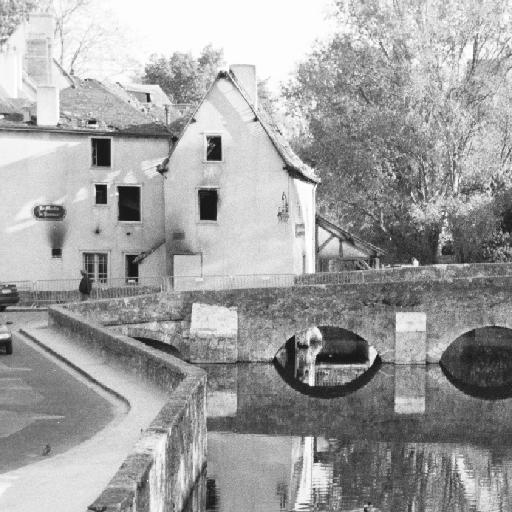
#> input picture bridge.jpg, 512 x 512 px, given in place of bridge.gif, which was not available
$ jupyter execute q1.ipynb
#> lines starting #> are read from the running program, lines starting #| are printed output that depends on the picture; pictures that were not available may be replaced by others from this repository, and a replacement may not be noted
[cell 1]
import cv2 as cv
import matplotlib.pyplot as plt
import numpy as np
from PIL import Image

[cell 2]
im = Image.open('bridge.gif').convert('RGB')
#> im is the input picture: PIL image 512x512 RGB; min 0, max 255, mean 161.2
im.save('bridge.jpg')

[cell 3]
image1=cv.imread('bridge.jpg',cv.IMREAD_GRAYSCALE)
#> image1: shape (512, 512); min 0, max 255, mean 161.2
plt.imshow(image1,cmap='gray')

[cell 4]
kernel3 = np.ones((3, 3), np.float32) / 9
kernel5 = np.ones((5, 5), np.float32) / 25
kernel7 = np.ones((7, 7), np.float32) / 49

image3 = cv.filter2D(src=image1, ddepth=-1, kernel=kernel3)
image5 = cv.filter2D(src=image1, ddepth=-1, kernel=kernel5)
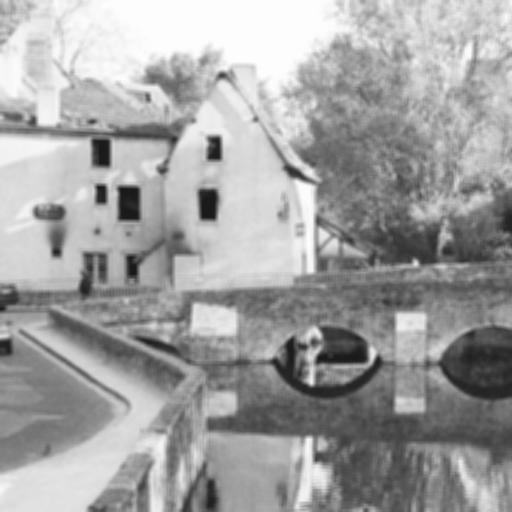
#> image5: shape (512, 512); min 24, max 254, mean 161.2
image7 = cv.filter2D(src=image1, ddepth=-1, kernel=kernel7)

plt.subplot(1, 3, 1),plt.imshow(image3, cmap='gray'),plt.title('3*3')
plt.subplot(1, 3, 2),plt.imshow(image5, cmap='gray'),plt.title('5*5')
plt.subplot(1, 3, 3),plt.imshow(image7, cmap='gray'),plt.title('7*7')
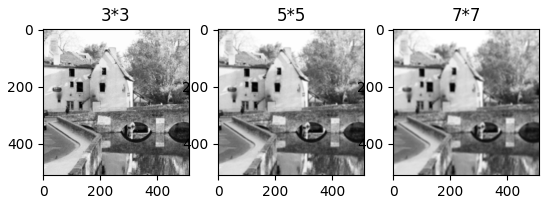
#> figure drawn by matplotlib, 3 panels

[cell 5]
laplacian_kernel = np.array([[0, -1, 0],[-1, 5, -1],[0, -1, 0]])

sharpened_image = cv.filter2D(image3, -1, laplacian_kernel)
blurred_image_rescaled = cv.resize(image3, None, fx=2, fy=2, interpolation=cv.INTER_CUBIC)
sharpened_image_rescaled = cv.resize(sharpened_image, None, fx=2, fy=2, interpolation=cv.INTER_CUBIC)

[cell 6]
plt.figure(figsize=(8, 4))

plt.subplot(1, 2, 1)
plt.imshow(blurred_image_rescaled, cmap='gray')
plt.title('Blurred 3*3 Image')


plt.subplot(1, 2, 2)
plt.imshow(sharpened_image_rescaled, cmap='gray')
plt.title('Sharpened Image')
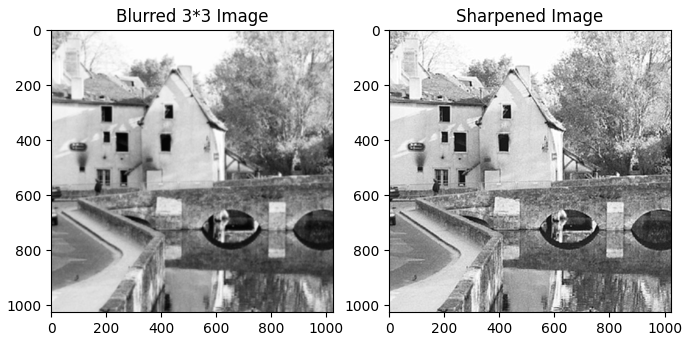
#> figure drawn by matplotlib, 2 panels

[cell 7]
second_sharpened_image = cv.filter2D(sharpened_image, -1, laplacian_kernel)
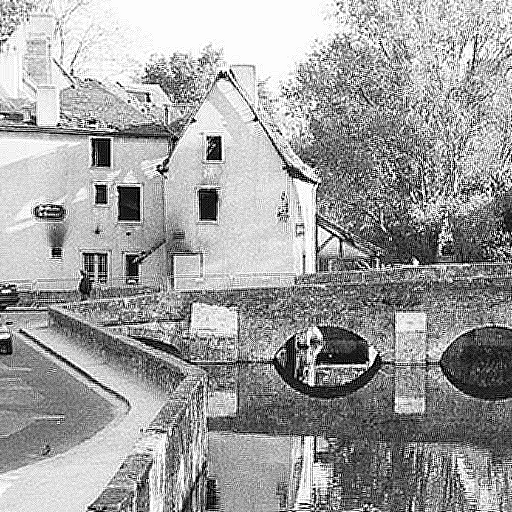
#> second_sharpened_image: shape (512, 512); min 0, max 255, mean 159.8
second_sharpened_image_rescaled = cv.resize(second_sharpened_image, None, fx=2, fy=2, interpolation=cv.INTER_CUBIC)
plt.figure(figsize=(12, 4))
plt.subplot(1, 3, 1)
plt.imshow(blurred_image_rescaled, cmap='gray')
plt.title('Blurred Image')


plt.subplot(1, 3, 2)
plt.imshow(sharpened_image_rescaled, cmap='gray')
plt.title('1st Sharpening')


plt.subplot(1, 3, 3)
plt.imshow(second_sharpened_image_rescaled, cmap='gray')
plt.title('2nd Sharpening')

$ run again, with cat.jpg copied over bridge.jpg
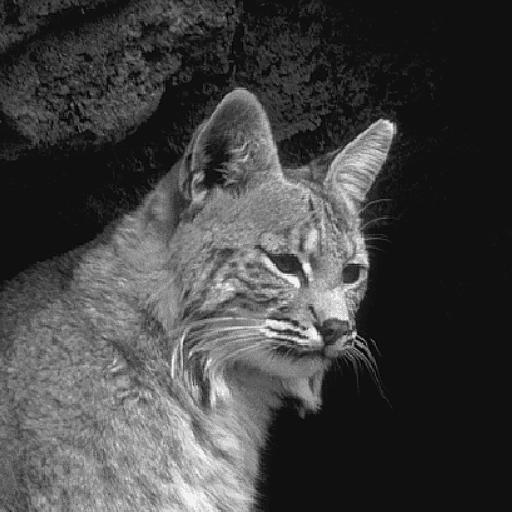
#> input picture cat.jpg, 512 x 512 px, given in place of bridge.gif, which was not available
#> im is the input picture: PIL image 512x512 RGB; min 0, max 255, mean 66.9
#> `[cell 6] plt.figure(figsize=(8, 4))  plt.subplot(1, 2, 1) plt.imshow(b..`:
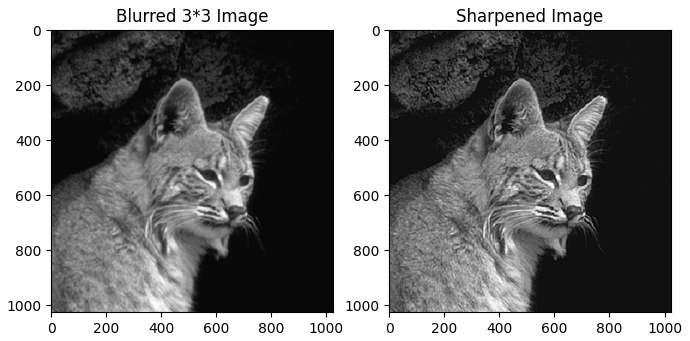
#> figure drawn by matplotlib, 2 panels
#> `second_sharpened_image = cv.filter2D(sharpened_image, -1, laplacian_ke..`:
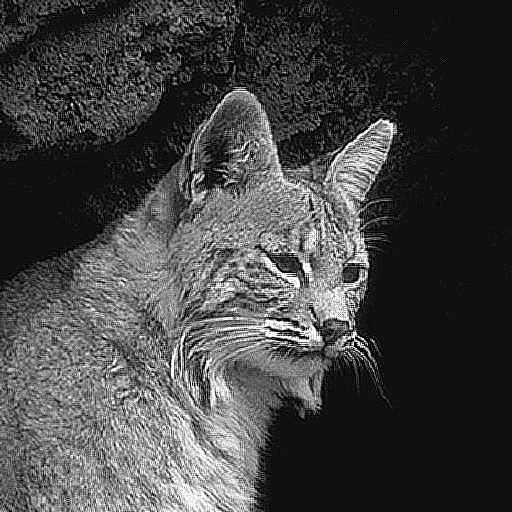
#> second_sharpened_image: shape (512, 512); min 0, max 255, mean 67.4
